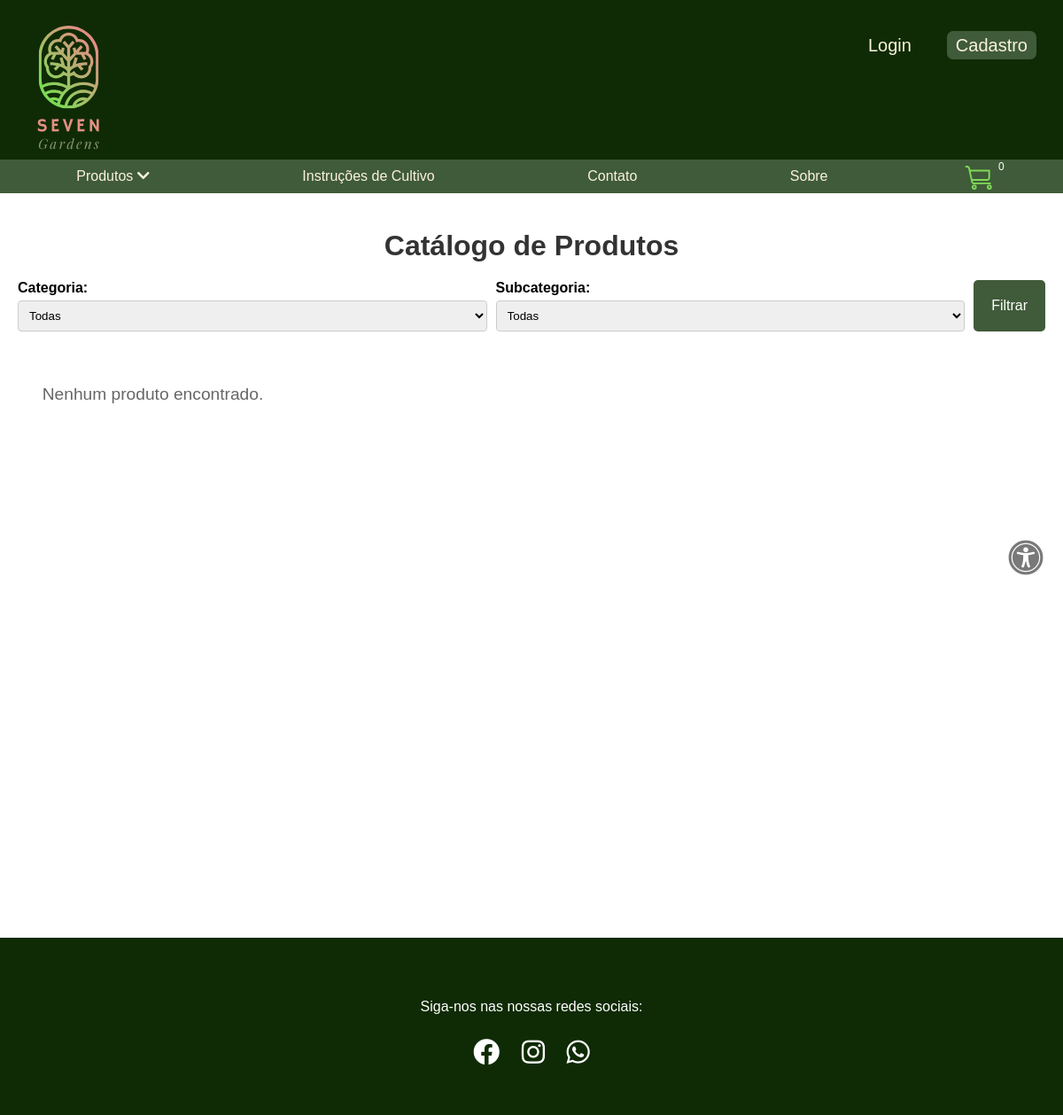
/Front-end/html/catalogo.php?categoria=Naturais (De semente), run on an earlier commit of the app's database.
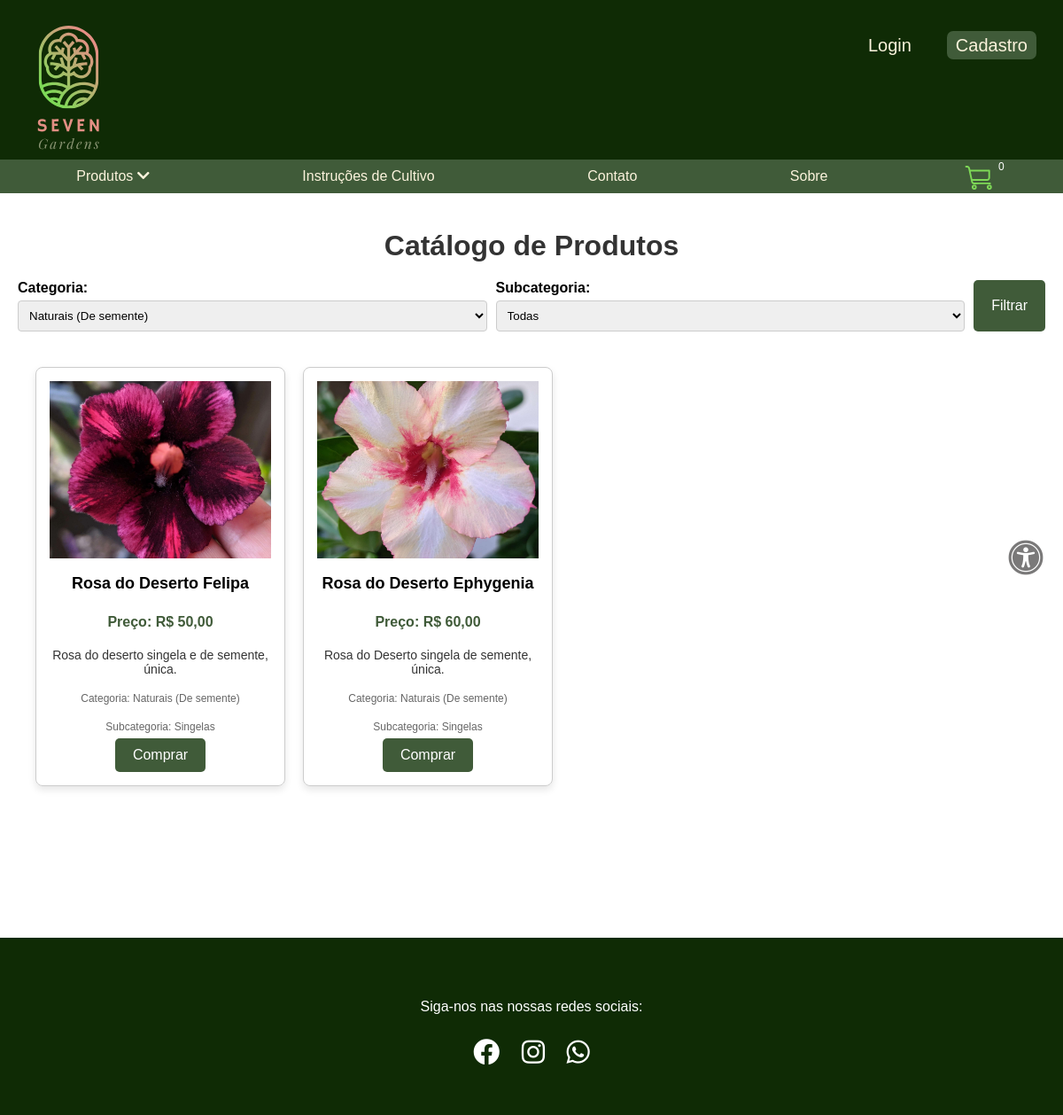
And on a later commit of the database.
### tables this page shows
CREATE TABLE `produto` (
  `idProduto` int(11) NOT NULL,
  `nome` varchar(100) NOT NULL,
  `preco` decimal(10,2) NOT NULL,
  `descricao` varchar(255) NOT NULL,
  `categoria` varchar(50) NOT NULL,
  `subcategoria` varchar(50) NOT NULL,
  `imagem` varchar(255) DEFAULT NULL
);

### helpers/path_helper.php (called while the page is built)
<?php
function base_url($path = '')
{
    return 'http://localhost/Seven_Gardens/' . $path;
}

### Front-end/html/catalogo.php (the view, shortened to what this page needs)
<?php
require_once __DIR__ . '/../../helpers/path_helper.php';
$isUserMasterOrColaborador = isset($_SESSION['usuario_tipo']) && in_array($_SESSION['usuario_tipo'], ['Master', 'Colaborador']);
$categorias = $pdo->query("SELECT DISTINCT categoria FROM produto")->fetchAll(PDO::FETCH_ASSOC);
$query = "SELECT * FROM produto WHERE 1";
$params = [];
if (isset($_GET['categoria']) && $_GET['categoria'] != '') {
  $query .= " AND categoria = :categoria";
  $params[':categoria'] = $_GET['categoria'];
}
$stmt = $pdo->prepare($query);
$stmt->execute($params);
$produtos = $stmt->fetchAll(PDO::FETCH_ASSOC);
?>
<!DOCTYPE html>
<html lang="en">
<head>
  <link rel="stylesheet" href="../css/header.css">
  <link rel="stylesheet" href="../css/Card-produtos.css">
  <link rel="stylesheet" href="../css/catalogo.css">
  <link rel="stylesheet" href="../css/modalEstilos.css">
  <link rel="stylesheet" href="https://cdnjs.cloudflare.com/ajax/libs/font-awesome/5.15.4/css/all.min.css">
</head>
<body>
  <?php include('../../header.php'); ?>
  <div class="container">
    <h1>Catálogo de Produtos</h1>
    <form method="GET" action="catalogo.php">
      <div class="filters">
        <div class="filter">
          <label for="categoria">Categoria:</label>
          <select name="categoria" id="categoria">
            <option value="">Todas</option>
            <?php foreach ($categorias as $categoria) : ?>
              <option value="<?= htmlspecialchars($categoria['categoria']) ?>" <?= (isset($_GET['categoria']) && $_GET['categoria'] == $categoria['categoria']) ? 'selected' : '' ?>>
                <?= htmlspecialchars($categoria['categoria']) ?>
              </option>
            <?php endforeach; ?>
          </select>
        </div>
        <div class="filter">
          <label for="subcategoria">Subcategoria:</label>
          <select name="subcategoria" id="subcategoria">
            <option value="">Todas</option>
          </select>
        </div>
        <button type="submit">Filtrar</button>
      </div>
    </form>
    <div class="bloco-produtos">
      <?php if (isset($produtos) && count($produtos) > 0) : ?>
        <?php foreach ($produtos as $produto) : ?>
          <div class="produto-card">
            <img class="imgProduto" src="../../<?= htmlspecialchars($produto['imagem']) ?>" alt="<?= htmlspecialchars($produto['nome']) ?>">
            <h3><?= htmlspecialchars($produto['nome']) ?></h3>
            <p class='preco'>Preço: R$ <?= number_format($produto['preco'], 2, ',', '.') ?></p>
            <p class='descricao'><?= htmlspecialchars($produto['descricao']) ?></p>
            <p class='categoria'>Categoria: <?= htmlspecialchars($produto['categoria']) ?></p>
            <p class='subcategoria'>Subcategoria: <?= htmlspecialchars($produto['subcategoria']) ?></p>
            <?php if ($isUserMasterOrColaborador) : ?>
              <div>
                <button class='editar-btn' data-id='<?= htmlspecialchars($produto['idProduto']) ?>' data-nome='<?= htmlspecialchars($produto['nome']) ?>' data-preco='<?= htmlspecialchars($produto['preco']) ?>' data-descricao='<?= htmlspecialchars($produto['descricao']) ?>' data-categoria='<?= htmlspecialchars($produto['categoria']) ?>' data-subcategoria='<?= htmlspecialchars($produto['subcategoria']) ?>'>Editar</button>
                <button class='excluir-btn' data-id='<?= htmlspecialchars($produto['idProduto']) ?>'>Excluir</button>
              </div>
            <?php else : ?>
              <button class='comprar-btn' data-id='<?= htmlspecialchars($produto['idProduto']) ?>' onclick="adicionarAoCarrinho(<?= htmlspecialchars($produto['idProduto']) ?>, '<?= htmlspecialchars($produto['nome']) ?>', <?= htmlspecialchars($produto['preco']) ?>, '<?= htmlspecialchars($produto['imagem']) ?>')">Comprar</button>
            <?php endif; ?>
          </div>
        <?php endforeach; ?>
      <?php else : ?>
        <p class="nenhum-produto">Nenhum produto encontrado.</p>
      <?php endif; ?>
    </div>
  </div>
  <section id="accessibility-section">
    <i class="fas fa-universal-access" id="accessibility-icon"></i>
  </section>
  <footer>
    <div class="social-icons">
      <p>Siga-nos nas nossas redes sociais:</p>
      <a href="https://www.facebook.com/profile.php?id=100063959239107" class="icon" target="_blank"><i class="fab fa-facebook"></i></a>
      <a href="https://www.instagram.com/polen_azul?utm_source=ig_web_button_share_sheet&igsh=ZDNlZDc0MzIxNw==" class="icon" target="_blank"><i class="fab fa-instagram"></i></a>
      <a href="https://www.whatsapp.com/catalog/5521981510975/?app_absent=0" class="icon" target="_blank"><i class="fab fa-whatsapp"></i></a>
    </div>
  </footer>
</body>
</html>

### header.php (shortened to what this page needs)
<?php
require_once __DIR__ . '/helpers/path_helper.php';
?>
<header>
  <section class="header">
    <div>
      <a href="<?php echo base_url('index.php'); ?>"><img class="logo" src="<?php echo base_url('Front-end/img/logoatual.svg'); ?>" alt="Logo Seven Gardens" /></a>
    </div>
    <nav class="nav_a">
      <div class="navegacao">
        <ul>
          <?php if (isset($_SESSION['usuario_id']) && !isset($_SESSION['pre_auth'])) : ?>
            <li class="welcome-logout">
              <span>
                <?php if ($_SESSION['usuario_tipo'] === 'Master' || $_SESSION['usuario_tipo'] === 'Colaborador') : ?>
                  Olá, administrador!
                <?php else : ?>
                  Olá, <?= htmlspecialchars($_SESSION['usuario_nome']) ?>!
                <?php endif; ?>
              </span>
              <a href="<?php echo base_url('Front-end/html/logout.php'); ?>" class="logout">Logout</a>
              <?php if ($_SESSION['usuario_tipo'] === 'Master' || $_SESSION['usuario_tipo'] === 'Colaborador') : ?>
                <a href="<?php echo base_url('Front-end/html/InterfaceMaster.php'); ?>" class="cadastro">Dashboard</a>
              <?php else : ?>
                <a href="<?php echo base_url('Front-end/html/Usuario.php'); ?>" class="dashboard">Minha Conta</a>
              <?php endif; ?>
            </li>
          <?php else : ?>
            <li class="home"><a class="login" href="<?php echo base_url('Front-end/html/Login.php'); ?>">Login</a></li>
            <li class="login"><a href="<?php echo base_url('Front-end/html/Cadastro.php'); ?>" class="cadastro">Cadastro</a></li>
          <?php endif; ?>
        </ul>
      </div>
    </nav>
  </section>
  <section class="opcoes">
    <div class="dropdown">
      <div class="dropbtn">
        <span class="prod_dropdown">Produtos</span> <i class="fas fa-chevron-down"> </i>
      </div>
    </div>
    <div class="menu_btn">
      <a href="<?php echo base_url('Front-end/html/instrucoesCultivo.php'); ?>">Instruções de Cultivo</a>
    </div>
    <div class="menu_btn">
      <a href="<?php echo base_url('Front-end/html/Contato.php'); ?>">Contato</a>
    </div>
    <div class="menu_btn">
      <a href="<?php echo base_url('Front-end/html/Sobre.php'); ?>">Sobre</a>
    </div>
    <div class="cart-icon-container">
      <img src="<?php echo base_url('Front-end/img/iconecar.svg'); ?>" alt="Ícone do carrinho de compras" id="icon" onclick="exibirModalCarrinho()" />
      <span id="cart-counter" class="cart-counter">0</span>
    </div>
  </section>
</header>

### Front-end/css/header.css (style rules this page uses)
.imgProduto { width: 250px; }
ul { padding: 20px; display: flex; gap: 20px; }
.header { height: 180px; background-color: #0f2b05; display: flex; justify-content: space-between; }
.header ul li { list-style-type: none; font-size: 20px; }
.nav_a .navegacao ul li a.login, .nav_a .navegacao ul li a.cadastro { color: #fbf3dc; text-decoration: none; border-radius: 7px; padding: 5px 10px; }
.nav_a .navegacao ul li a.cadastro { background-color: #405b39; transition: background-color 0.3s ease; }
.navegacao ul { display: flex; align-items: center; }
.logo { width: 155px; height: 200px; }
.opcoes { justify-content: space-around; display: flex; background: #405b39; height: 38px; align-items: center; font-size: 12px; position: relative; }
#icon { width: 35px; margin-top: 2px; margin-right: 15px; font-size: 20px; color: #7ed957; border-color: #7ed957; }
.cadastro { background-color: #405b39; color: #fbf3dc; border-radius: 7px; padding: 4px 10px; text-decoration: none; }
.login { color: #fbf3dc; border-radius: 7px; padding: 4px 10px; text-decoration: none; }
.dropdown { position: relative; display: inline-block; }
.dropbtn { color: #fbf3dc; padding: 10px 20px; font-size: 16px; border: none; cursor: pointer; }
.menu_btn { padding: 10px 20px; border: none; cursor: pointer; }
.menu_btn a { color: #fbf3dc; font-size: 16px; text-decoration: none; }
.cart-counter { color: white; }
footer { background-color: #0f2b05; height: 200px; position: relative; display: flex; justify-content: center; align-items: center; }
.social-icons { text-align: center; }
.social-icons p { color: #fff; text-align: center; font-size: 16px; }
.social-icons .icon { display: inline-block; margin: 10px 10px 0; font-size: 30px; color: #fff; transition: transform 0.3s ease; }
.fa-universal-access, .fa-moon, .fa-sun { color: #7A7979; }
#accessibility-section { position: fixed; top: 50%; transform: translateY(-50%); right: 2px; z-index: 9999; transition: all 0.3s ease; }
.fa-universal-access { position: fixed; top: 50%; transform: translateY(-50%); right: 20px; z-index: 9999; transition: all 0.3s ease; font-size: 40px; }
.fa-chevron-down { display: inline-block; }
#icon { float: left; margin-right: 5px; }

### Front-end/css/Card-produtos.css (style rules this page uses)
.bloco-produtos { display: grid; grid-template-columns: repeat(4, 1fr); gap: 20px; padding: 20px; }
.produto-card { border: 1px solid #ccc; border-radius: 8px; padding: 15px; box-shadow: 0 4px 8px rgba(0, 0, 0, 0.1); font-size: 16px; text-align: center; display: flex; flex-direction: column; justify-content: space-between; align-items: center; transition: box-shadow 0.3s ease; }
.produto-card img.imgProduto { max-height: 200px; object-fit: cover; }
.produto-card h3 { font-size: 18px; margin-bottom: 8px; }
.produto-card p { margin-bottom: 6px; }
.produto-card p.preco { color: #405b39; font-weight: bold; font-size: 16px; }
.produto-card p.descricao { color: #333; font-size: 14px; }
.produto-card p.categoria, .produto-card p.subcategoria { color: #666; font-size: 12px; }
.produto-card .comprar-btn, .editar-btn, .excluir-btn { background-color: #405b39; color: white; border: none; border-radius: 5px; padding: 10px 20px; font-size: 1rem; cursor: pointer; transition: background-color 0.3s ease, transform 0.3s ease; }

What changed in the data, as far as the page shows it:
added produto: imagem (picture), nome "Rosa do Deserto Felipa", preco "50,00", descricao "Rosa do deserto singela e de semente, única.", categoria "Naturais (De semente)", subcategoria "Singelas"
added produto: imagem (picture), nome "Rosa do Deserto Ephygenia", preco "60,00", descricao "Rosa do Deserto singela de semente, única.", categoria "Naturais (De semente)", subcategoria "Singelas"
Also different on the page:
form field categoria: "Todas" → "Naturais (De semente)"
text no longer shown: "Nenhum produto encontrado."
